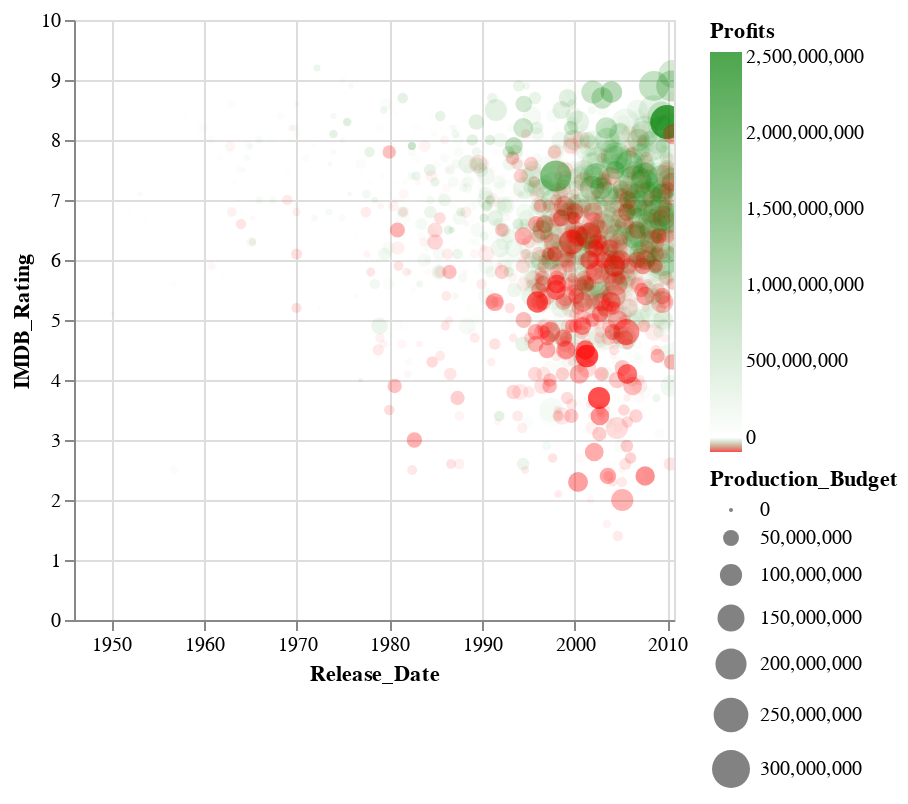

Here is the notebook cell this chart was saved with:
### Code cell
alt.Chart(df).mark_circle().encode(
    color=alt.Color('Profits')
            .scale(
                domain=[df['Profits'].min(),0,df['Profits'].max()],
                range=['red','#FFFFFF00','green']),
    size='Production_Budget',
    tooltip='Title:N',
    y='IMDB_Rating',
    x='Release_Date:T'
  ).interactive()

### Figure 1 — Vega specification as saved in the notebook (floating-point values rounded to 4 significant figures; data arrays with more than 128 entries replaced by an {"elided": "..."} marker saying what was removed)
{"$schema": "https://vega.github.io/schema/vega/v5.json", "data": [{"name": "param_5_store"}, {"name": "source_0", "values": {"elided": "2928 records"}, "transform": [{"type": "formula", "expr": "toDate(datum['Release_Date'])", "as": "Release_Date"}]}, {"name": "source_0_y_domain_IMDB_Rating", "values": [{"min": 1.4, "max": 9.2}]}, {"name": "source_0_size_domain_Production_Budget", "values": [{"min": 218.0, "max": 300000000.0}]}], "signals": [{"name": "unit", "value": {}, "on": [{"events": "pointermove", "update": "isTuple(group()) ? group() : unit"}]}, {"name": "param_5", "update": "vlSelectionResolve(\"param_5_store\", \"union\")"}, {"name": "param_5_Release_Date", "on": [{"events": [{"source": "view", "type": "dblclick"}], "update": "null"}, {"events": {"signal": "param_5_translate_delta"}, "update": "panLinear(param_5_translate_anchor.extent_x, -param_5_translate_delta.x / width)"}, {"events": {"signal": "param_5_zoom_delta"}, "update": "zoomLinear(domain(\"x\"), param_5_zoom_anchor.x, param_5_zoom_delta)"}]}, {"name": "param_5_IMDB_Rating", "on": [{"events": [{"source": "view", "type": "dblclick"}], "update": "null"}, {"events": {"signal": "param_5_translate_delta"}, "update": "panLinear(param_5_translate_anchor.extent_y, param_5_translate_delta.y / height)"}, {"events": {"signal": "param_5_zoom_delta"}, "update": "zoomLinear(domain(\"y\"), param_5_zoom_anchor.y, param_5_zoom_delta)"}]}, {"name": "param_5_tuple", "on": [{"events": [{"signal": "param_5_Release_Date || param_5_IMDB_Rating"}], "update": "param_5_Release_Date && param_5_IMDB_Rating ? {unit: \"\", fields: param_5_tuple_fields, values: [param_5_Release_Date,param_5_IMDB_Rating]} : null"}]}, {"name": "param_5_tuple_fields", "value": [{"field": "Release_Date", "channel": "x", "type": "R"}, {"field": "IMDB_Rating", "channel": "y", "type": "R"}]}, {"name": "param_5_translate_anchor", "value": {}, "on": [{"events": [{"source": "scope", "type": "pointerdown"}], "update": "{x: x(unit), y: y(unit), extent_x: domain(\"x\"), extent_y: domain(\"y\")}"}]}, {"name": "param_5_translate_delta", "value": {}, "on": [{"events": [{"source": "window", "between": [{"source": "scope", "type": "pointerdown"}, {"source": "window", "type": "pointerup"}], "consume": true, "type": "pointermove"}], "update": "{x: param_5_translate_anchor.x - x(unit), y: param_5_translate_anchor.y - y(unit)}"}]}, {"name": "param_5_zoom_anchor", "on": [{"events": [{"source": "scope", "type": "wheel", "consume": true}], "update": "{x: invert(\"x\", x(unit)), y: invert(\"y\", y(unit))}"}]}, {"name": "param_5_zoom_delta", "on": [{"events": [{"source": "scope", "type": "wheel", "consume": true}], "update": "pow(1.001, event.deltaY * pow(16, event.deltaMode))", "force": true}]}, {"name": "param_5_modify", "on": [{"events": {"signal": "param_5_tuple"}, "update": "modify(\"param_5_store\", param_5_tuple, true)"}]}], "marks": [{"type": "symbol", "name": "marks", "from": {"data": "source_0"}, "encode": {"update": {"tooltip": {"signal": "isValid(datum[\"Title\"]) ? datum[\"Title\"] : \"\"+datum[\"Title\"]"}, "x": {"field": "Release_Date", "scale": "x"}, "opacity": {"value": 0.7}, "y": {"field": "IMDB_Rating", "scale": "y"}, "fill": {"field": "Profits", "scale": "color"}, "size": {"field": "Production_Budget", "scale": "size"}, "shape": {"value": "circle"}}}, "style": ["circle"], "clip": true, "interactive": true}], "scales": [{"name": "x", "type": "time", "domain": {"data": "source_0", "field": "Release_Date"}, "range": [0, {"signal": "width"}], "domainRaw": {"signal": "param_5[\"Release_Date\"]"}}, {"name": "y", "type": "linear", "domain": [{"signal": "(data(\"source_0_y_domain_IMDB_Rating\")[0] || {}).min"}, {"signal": "(data(\"source_0_y_domain_IMDB_Rating\")[0] || {}).max"}], "range": [{"signal": "height"}, 0], "nice": true, "zero": true, "domainRaw": {"signal": "param_5[\"IMDB_Rating\"]"}}, {"name": "color", "type": "linear", "domain": [-94635231, 0, 2530891499], "range": ["red", "#FFFFFF00", "green"], "interpolate": "hcl", "zero": true}, {"name": "size", "type": "linear", "domain": [{"signal": "(data(\"source_0_size_domain_Production_Budget\")[0] || {}).min"}, {"signal": "(data(\"source_0_size_domain_Production_Budget\")[0] || {}).max"}], "range": [4, 361], "zero": true}], "axes": [{"scale": "x", "gridScale": "y", "grid": true, "domain": false, "labels": false, "aria": false, "tickCount": {"signal": "ceil(width/40)"}, "maxExtent": 0, "orient": "bottom", "zindex": 0, "minExtent": 0, "ticks": false}, {"scale": "y", "domain": false, "gridScale": "x", "minExtent": 0, "labels": false, "aria": false, "tickCount": {"signal": "ceil(height/40)"}, "ticks": false, "orient": "left", "grid": true, "maxExtent": 0, "zindex": 0}, {"scale": "x", "orient": "bottom", "grid": false, "tickCount": {"signal": "ceil(width/40)"}, "zindex": 0, "labelOverlap": true, "labelFlush": true, "title": "Release_Date"}, {"scale": "y", "grid": false, "tickCount": {"signal": "ceil(height/40)"}, "zindex": 0, "orient": "left", "title": "IMDB_Rating", "labelOverlap": true}], "legends": [{"fill": "color", "gradientLength": {"signal": "clamp(height, 64, 200)"}, "title": "Profits", "encode": {"gradient": {"update": {"opacity": {"value": 0.7}}}}}, {"size": "size", "symbolType": "circle", "title": "Production_Budget", "encode": {"symbols": {"update": {"fill": {"value": "black"}, "fillOpacity": {"value": 0.7}, "opacity": {"value": 0.7}, "stroke": {"value": "transparent"}}}}}], "style": "cell", "background": "white", "padding": 5, "height": 300, "width": 300}
